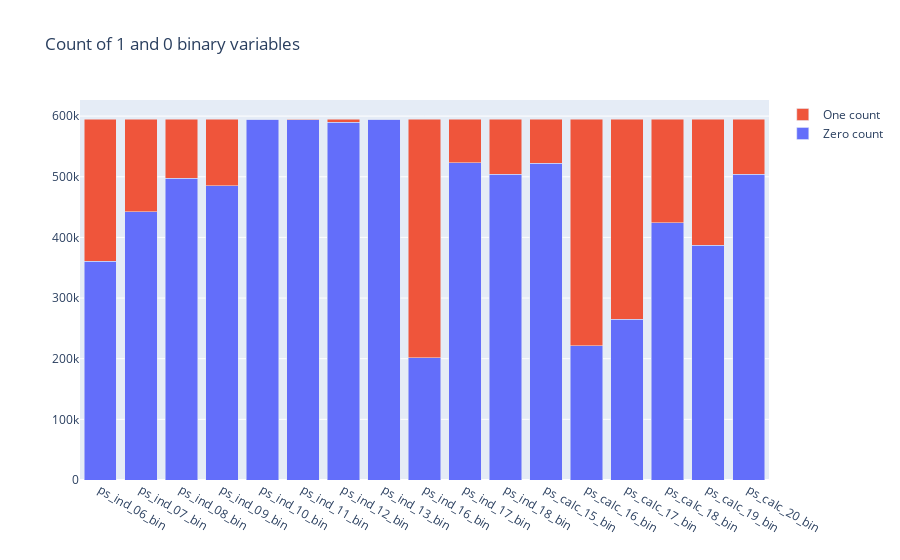

This figure's notebook cell:
### Code cell
trace1 = go.Bar(
x = bin_col,
y = zero_list,
name = 'Zero count')

trace2 = go.Bar(
x = bin_col,
y = one_list,
name = 'One count')

data2 = [trace1, trace2]
layout = go.Layout(
barmode = 'stack',
title = 'Count of 1 and 0 binary variables')

fig = go.Figure(data = data2, layout = layout)
py.iplot(fig, filename = 'stacked-bar')

### Figure 1 — Plotly figure (JSON) as saved in the notebook; plotly's stock layout.template omitted (floating-point values rounded to 4 significant figures)
{"data": [{"name": "Zero count", "type": "bar", "x": ["ps_ind_06_bin", "ps_ind_07_bin", "ps_ind_08_bin", "ps_ind_09_bin", "ps_ind_10_bin", "ps_ind_11_bin", "ps_ind_12_bin", "ps_ind_13_bin", "ps_ind_16_bin", "ps_ind_17_bin", "ps_ind_18_bin", "ps_calc_15_bin", "ps_calc_16_bin", "ps_calc_17_bin", "ps_calc_18_bin", "ps_calc_19_bin", "ps_calc_20_bin"], "y": [360852, 442223, 497644, 484917, 594990, 594205, 589594, 594648, 201882, 523143, 503879, 522342, 221514, 265356, 424278, 387469, 503955]}, {"name": "One count", "type": "bar", "x": ["ps_ind_06_bin", "ps_ind_07_bin", "ps_ind_08_bin", "ps_ind_09_bin", "ps_ind_10_bin", "ps_ind_11_bin", "ps_ind_12_bin", "ps_ind_13_bin", "ps_ind_16_bin", "ps_ind_17_bin", "ps_ind_18_bin", "ps_calc_15_bin", "ps_calc_16_bin", "ps_calc_17_bin", "ps_calc_18_bin", "ps_calc_19_bin", "ps_calc_20_bin"], "y": [234360, 152989, 97568, 110295, 222, 1007, 5618, 564, 393330, 72069, 91333, 72870, 373698, 329856, 170934, 207743, 91257]}], "layout": {"barmode": "stack", "title": {"text": "Count of 1 and 0 binary variables"}}}
